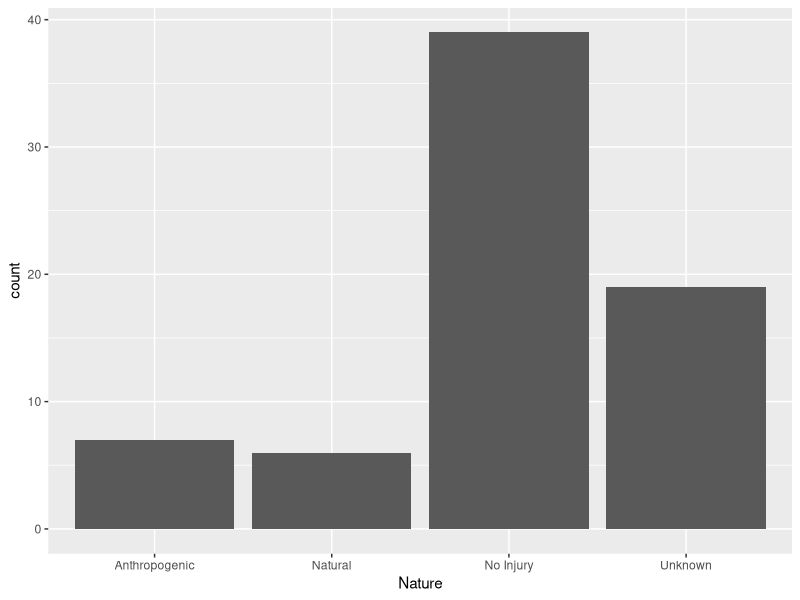

The R source for this figure:
## ---- chunk 1
library(ggplot2)
library(tidyverse)
## ---- chunk 2
#import data file
df <- read.csv("GreenSeaTurtleInjuries2019_2023.csv", h=TRUE)
#check levels of df$Nature
levels(df$Nature)
## ---- chunk 3
InjuryNature.plot <- ggplot(data = df, aes(Nature))+
  geom_bar()
InjuryNature.plot
